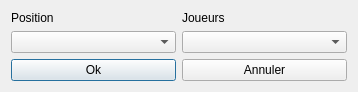
<?xml version="1.0" encoding="UTF-8"?>
<ui version="4.0">
 <class>FenetreChangement</class>
 <widget class="QDialog" name="FenetreChangement">
  <property name="geometry">
   <rect>
    <x>0</x>
    <y>0</y>
    <width>358</width>
    <height>88</height>
   </rect>
  </property>
  <property name="windowTitle">
   <string>Dialog</string>
  </property>
  <layout class="QGridLayout" name="gridLayout_2">
   <item row="0" column="0">
    <layout class="QGridLayout" name="gridLayout">
     <item row="0" column="0">
      <widget class="QLabel" name="label">
       <property name="text">
        <string>Position</string>
       </property>
      </widget>
     </item>
     <item row="0" column="1">
      <widget class="QLabel" name="label_2">
       <property name="text">
        <string>Joueurs</string>
       </property>
      </widget>
     </item>
     <item row="1" column="0">
      <widget class="QComboBox" name="comboBox_Pos"/>
     </item>
     <item row="1" column="1">
      <widget class="QComboBox" name="comboBox_Joueur"/>
     </item>
     <item row="2" column="0">
      <widget class="QPushButton" name="pushButton_ok">
       <property name="text">
        <string>Ok</string>
       </property>
      </widget>
     </item>
     <item row="2" column="1">
      <widget class="QPushButton" name="pushButton_annuler">
       <property name="text">
        <string>Annuler</string>
       </property>
      </widget>
     </item>
    </layout>
   </item>
  </layout>
 </widget>
 <resources/>
 <connections/>
</ui>
